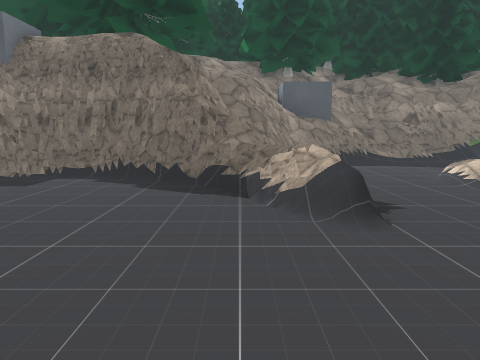
[1] (above)

17 first-person views from a walk through a 3-D level made in the Unity game engine. The camera is 1.2 m above the floor, tilts 8° down and sees 70° across. The floor is counted in squares, 1 m on a side. Each view is taken from the middle of a square. On the plan, view 1 faces up. The plan holds only what a view shows up to about 14 squares ahead; the rest is blank. The place goes on beyond the plan. Some surface patterns are stand-ins.

[2]
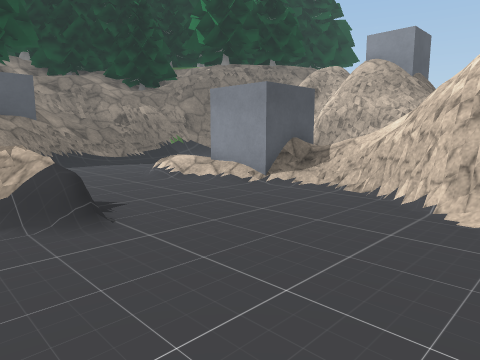

[3]
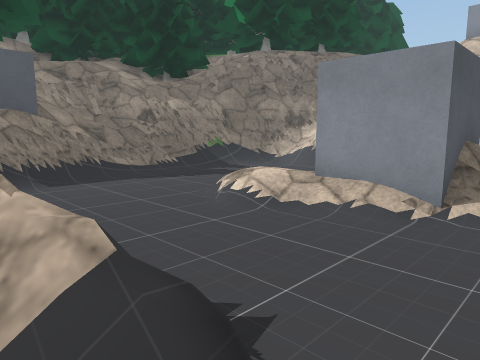

[4]
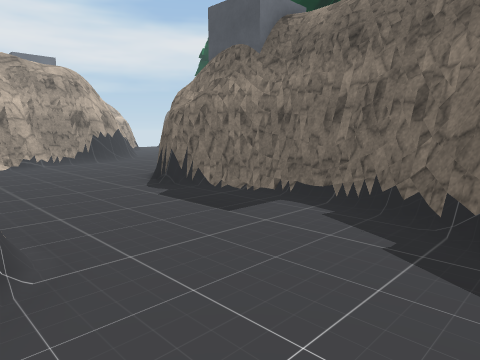

[5]
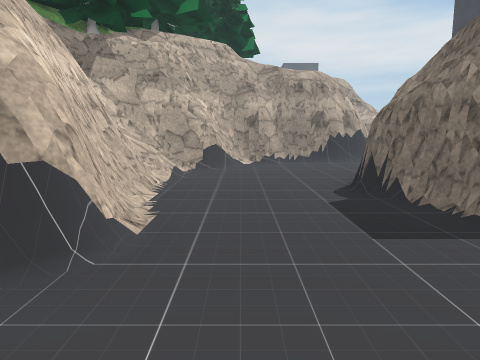

[6]
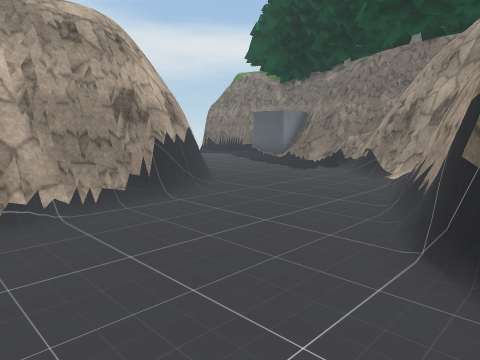

[7]
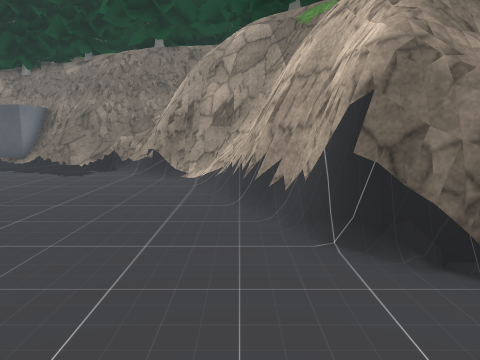

[8]
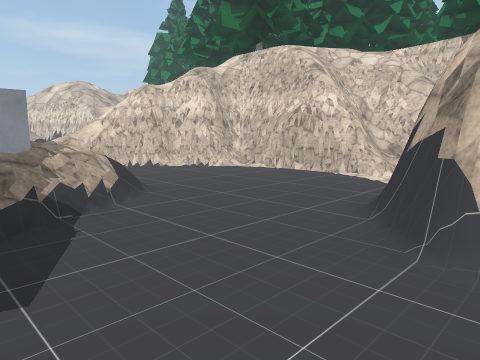

[9]
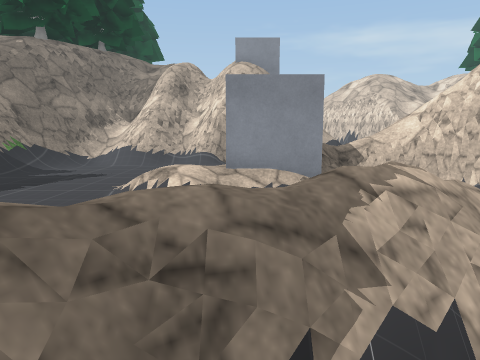

[10]
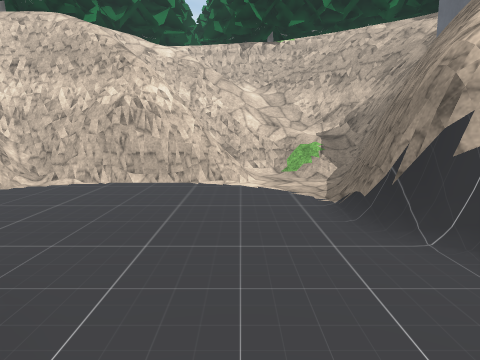

[11]
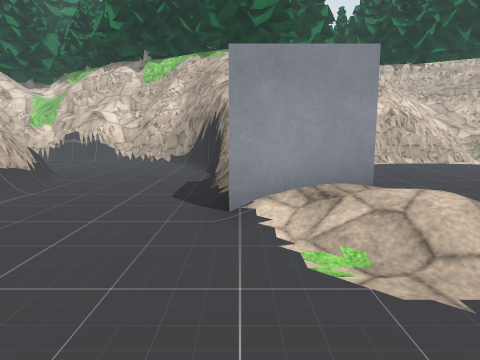

[12]
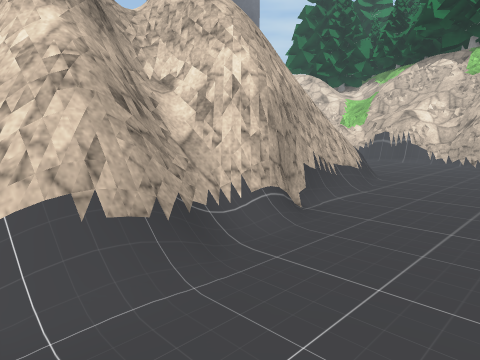

[13]
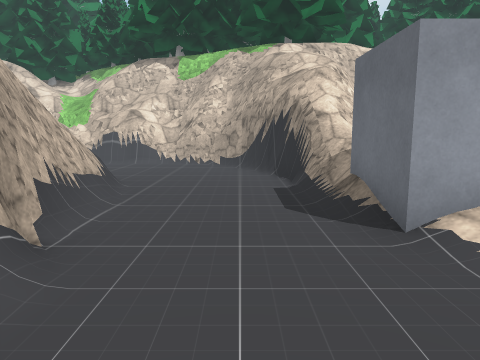

[14]
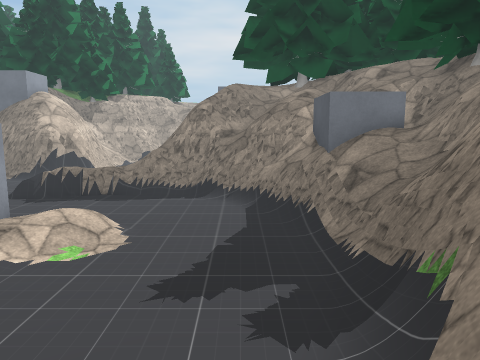

[15]
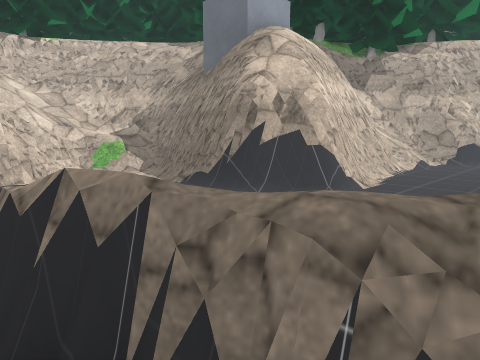

[16]
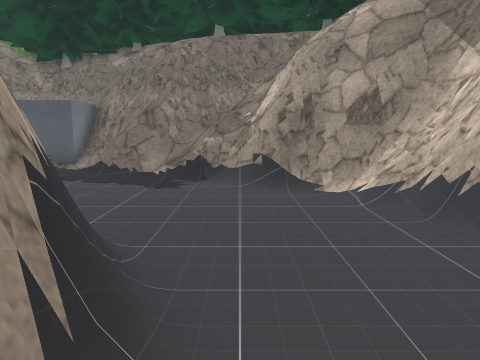

[17]
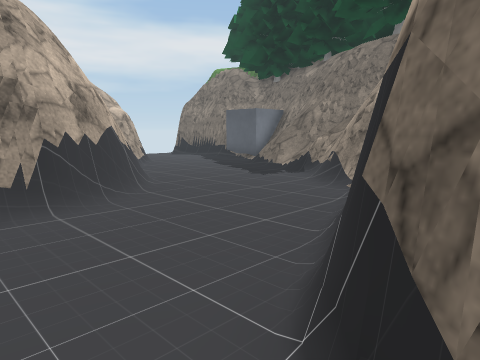

### Floor plan
Key: @ floor where view 1 was taken; # wall or solid block; . main floor; : floor 0.5 m higher than the main floor; + floor 1.25 m higher than the main floor; * floor 1.5 m higher than the main floor; % floor 2 m higher than the main floor; / step, stairs or slope; = window, fence, low wall or low ledge; ^ raised ledge; O other object.
Columns run from 17 left of view 1 to 14 right of it. Each row starts with its distance up from view 1.
 22    ####
 21 ####=##
 20 =##=/ #
 19 ///// #
 18 ////###
 17 ./=###
 16 ...=###            OO#%###
 15 ..../###           OO#*+####
 14 ...../=#          ##^#=====####
 13 ......##          #^^=......==#
 12 ##....##         ##=/........//
 11 ##=....#        ##=/......../#=#
 10  ##....###########/..........=##
  9   #.....###...=##^=...///..../=#
  8   #.............#^^.../://...###
  7   #=.............^^....OOO...##
  6   ##..............=....O #....#
  5    ##=............==....OO....##
  4     ##//=#####..........==....#
  3     ##/=###  ##.........=#=...=
  2      #==#    ##........####....
  1      ###     ##........####.....
  0              #=..@....#####.....
 -1             ##...=###=##  ##....
 -2             ##=.=#######   ###==
 -3             #====##  ###    ##^#
 -4             ##+===#          ##
 -5              ## ####

Positions as (right, up) in squares from view 1, and headings:
1: (0, 0), facing up
2: (0, 0), facing up-right
3: (1, 4), facing up-right
4: (-1, 4), facing up-left
5: (-1, 6), facing left
6: (-9, 6), facing up-left
7: (-11, 6), facing up
8: (-5, 8), facing down-right
9: (-1, 7), facing right
10: (-1, 7), facing down
11: (8, 12), facing down
12: (9, 12), facing down-right
13: (10, 11), facing down
14: (13, 12), facing left
15: (2, 8), facing down-left
16: (-14, 8), facing up
17: (-9, 8), facing up-left
